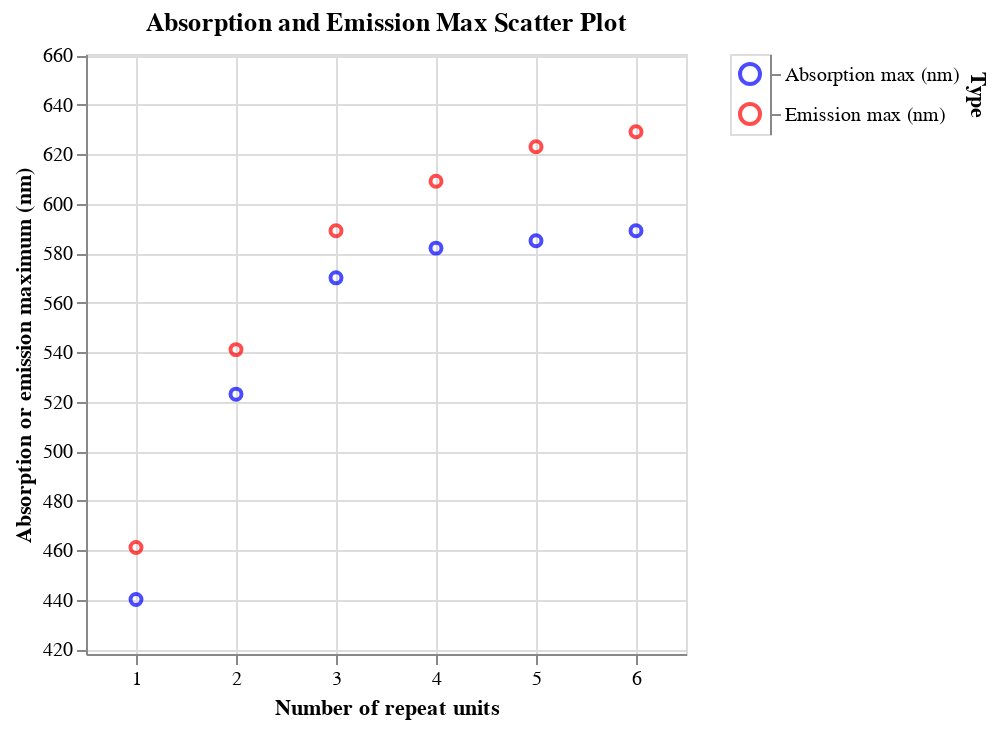

Notebook code for this chart:
### Markdown cell above
Now we can plot the data. Let's start with the wavelength units in the source dataset, namely nanometers (nm). We'll make a scatter plot for the absorption series, then one for the emission series, and layer them on top of each other. For the legend, we'll make a separate "plot" and concatenate it horizontally with the main plot.

### Code cell
# First scatter plot for "Absorption max (nm)"
scatter_absorption = (
    alt.Chart(df_matches)
    .mark_point()
    .encode(
        x="repeat_unit_match_count",
        y="Absorption max (nm)",
        color=alt.value(absorption_color),
        tooltip=["repeat_unit_match_count", "Absorption max (nm)"],
    )
    .properties(title="Absorption max")
)

# Second scatter plot for "Emission max (nm)"
scatter_emission = (
    alt.Chart(df_matches)
    .mark_point()
    .encode(
        x="repeat_unit_match_count",
        y="Emission max (nm)",
        color=alt.value(emission_color),
        tooltip=["repeat_unit_match_count", "Emission max (nm)"],
    )
    .properties(title="Emission max")
)

# Create a manual legend using Polars
legend_data = pl.DataFrame(
    {
        "Type": ["Absorption max (nm)", "Emission max (nm)"],
        "Color": [absorption_color, emission_color],
    }
)
legend = (
    alt.Chart(legend_data)
    .mark_point(size=100)
    .encode(
        y=alt.Y("Type:N", axis=alt.Axis(orient="right")),
        color=alt.Color("Color:N", scale=None),
    )
)

# Combine the scatter plot and legend
scatter_combined = (
    alt.layer(scatter_absorption, scatter_emission)
    .properties(title="Absorption and Emission Max Scatter Plot")
    .encode(
        y=alt.Y(
            "Absorption max (nm)",
            scale=alt.Scale(domain=[y_min, y_max]),
            title="Absorption or emission maximum (nm)",
        ),
        x=alt.X(
            "repeat_unit_match_count",
            scale=alt.Scale(domain=[0.5, max_x_value]),
            title="Number of repeat units",
        ),
    )
    .interactive()
)

# Display the chart with the legend
layered_chart = alt.hconcat(scatter_combined, legend)

layered_chart.show()

### Figure 1 — Vega specification as saved in the notebook (floating-point values rounded to 4 significant figures)
{"$schema": "https://vega.github.io/schema/vega/v5.json", "data": [{"name": "param_2_store"}, {"name": "source_0"}, {"name": "source_1", "values": [{"Color": "blue", "Type": "Absorption max (nm)"}, {"Color": "red", "Type": "Emission max (nm)"}]}, {"name": "data_0", "values": [{"Absorption max (nm)": 440.0, "repeat_unit_match_count": 1}, {"Absorption max (nm)": 523.0, "repeat_unit_match_count": 2}, {"Absorption max (nm)": 570.0, "repeat_unit_match_count": 3}, {"Absorption max (nm)": 582.0, "repeat_unit_match_count": 4}, {"Absorption max (nm)": 585.0, "repeat_unit_match_count": 5}, {"Absorption max (nm)": 589.0, "repeat_unit_match_count": 6}]}, {"name": "data_1", "values": [{"Emission max (nm)": 461.0, "repeat_unit_match_count": 1}, {"Emission max (nm)": 541.0, "repeat_unit_match_count": 2}, {"Emission max (nm)": 589.0, "repeat_unit_match_count": 3}, {"Emission max (nm)": 609.0, "repeat_unit_match_count": 4}, {"Emission max (nm)": 623.0, "repeat_unit_match_count": 5}, {"Emission max (nm)": 629.0, "repeat_unit_match_count": 6}]}, {"name": "source_1_concat_1_y_domain_Type", "values": [{"Type": "Absorption max (nm)"}, {"Type": "Emission max (nm)"}]}], "signals": [{"name": "concat_0_width", "value": 300}, {"name": "concat_0_height", "value": 300}, {"name": "concat_1_width", "value": 20}, {"name": "concat_1_y_step", "value": 20}, {"name": "concat_1_height", "update": "bandspace(domain('concat_1_y').length, 1, 0.5) * concat_1_y_step"}, {"name": "unit", "value": {}, "on": [{"events": "pointermove", "update": "isTuple(group()) ? group() : unit"}]}, {"name": "param_2", "update": "{\"repeat_unit_match_count\": param_2_repeat_unit_match_count, \"Absorption max (nm)\": param_2_Absorption_max__nm_}"}, {"name": "param_2_repeat_unit_match_count"}, {"name": "param_2_Absorption_max__nm_"}], "marks": [{"type": "group", "name": "concat_0_group", "encode": {"update": {"width": {"signal": "concat_0_width"}, "height": {"signal": "concat_0_height"}}}, "signals": [{"name": "param_2_repeat_unit_match_count", "on": [{"events": [{"source": "view", "type": "dblclick"}], "update": "null"}, {"events": {"signal": "param_2_translate_delta"}, "update": "panLinear(param_2_translate_anchor.extent_x, -param_2_translate_delta.x / concat_0_width)"}, {"events": {"signal": "param_2_zoom_delta"}, "update": "zoomLinear(domain(\"concat_0_x\"), param_2_zoom_anchor.x, param_2_zoom_delta)"}], "push": "outer"}, {"name": "param_2_Absorption_max__nm_", "on": [{"events": [{"source": "view", "type": "dblclick"}], "update": "null"}, {"events": {"signal": "param_2_translate_delta"}, "update": "panLinear(param_2_translate_anchor.extent_y, param_2_translate_delta.y / concat_0_height)"}, {"events": {"signal": "param_2_zoom_delta"}, "update": "zoomLinear(domain(\"concat_0_y\"), param_2_zoom_anchor.y, param_2_zoom_delta)"}], "push": "outer"}, {"name": "param_2_tuple", "on": [{"events": [{"signal": "param_2_repeat_unit_match_count || param_2_Absorption_max__nm_"}], "update": "param_2_repeat_unit_match_count && param_2_Absorption_max__nm_ ? {unit: \"view_1\", fields: param_2_tuple_fields, values: [param_2_repeat_unit_match_count,param_2_Absorption_max__nm_]} : null"}]}, {"name": "param_2_tuple_fields", "value": [{"field": "repeat_unit_match_count", "channel": "x", "type": "R"}, {"field": "Absorption max (nm)", "channel": "y", "type": "R"}]}, {"name": "param_2_translate_anchor", "value": {}, "on": [{"events": [{"source": "scope", "type": "pointerdown"}], "update": "{x: x(unit), y: y(unit), extent_x: domain(\"concat_0_x\"), extent_y: domain(\"concat_0_y\")}"}]}, {"name": "param_2_translate_delta", "value": {}, "on": [{"events": [{"source": "window", "between": [{"source": "scope", "type": "pointerdown"}, {"source": "window", "type": "pointerup"}], "type": "pointermove", "consume": true}], "update": "{x: param_2_translate_anchor.x - x(unit), y: param_2_translate_anchor.y - y(unit)}"}]}, {"name": "param_2_zoom_anchor", "on": [{"events": [{"source": "scope", "consume": true, "type": "wheel"}], "update": "{x: invert(\"concat_0_x\", x(unit)), y: invert(\"concat_0_y\", y(unit))}"}]}, {"name": "param_2_zoom_delta", "on": [{"events": [{"source": "scope", "consume": true, "type": "wheel"}], "update": "pow(1.001, event.deltaY * pow(16, event.deltaMode))", "force": true}]}, {"name": "param_2_modify", "on": [{"events": {"signal": "param_2_tuple"}, "update": "modify(\"param_2_store\", param_2_tuple, true)"}]}], "marks": [{"type": "symbol", "name": "view_1_marks", "from": {"data": "data_0"}, "encode": {"update": {"fill": {"value": "transparent"}, "y": {"field": "Absorption max (nm)", "scale": "concat_0_y"}, "x": {"field": "repeat_unit_match_count", "scale": "concat_0_x"}, "opacity": {"value": 0.7}, "tooltip": {"signal": "{\"repeat_unit_match_count\": format(datum[\"repeat_unit_match_count\"], \"\"), \"Absorption max (nm)\": format(datum[\"Absorption max (nm)\"], \"\")}"}, "stroke": {"value": "blue"}}}, "interactive": true, "style": ["point"], "clip": true}, {"type": "symbol", "name": "concat_0_layer_1_marks", "from": {"data": "data_1"}, "encode": {"update": {"x": {"field": "repeat_unit_match_count", "scale": "concat_0_x"}, "tooltip": {"signal": "{\"repeat_unit_match_count\": format(datum[\"repeat_unit_match_count\"], \"\"), \"Emission max (nm)\": format(datum[\"Emission max (nm)\"], \"\")}"}, "fill": {"value": "transparent"}, "stroke": {"value": "red"}, "y": {"field": "Emission max (nm)", "scale": "concat_0_y"}, "opacity": {"value": 0.7}}}, "clip": true, "style": ["point"], "interactive": true}], "axes": [{"scale": "concat_0_x", "orient": "bottom", "domain": false, "gridScale": "concat_0_y", "ticks": false, "grid": true, "maxExtent": 0, "zindex": 0, "labels": false, "tickCount": {"signal": "ceil(concat_0_width/40)"}, "aria": false, "minExtent": 0}, {"scale": "concat_0_y", "minExtent": 0, "gridScale": "concat_0_x", "ticks": false, "zindex": 0, "aria": false, "maxExtent": 0, "grid": true, "orient": "left", "domain": false, "tickCount": {"signal": "ceil(concat_0_height/40)"}, "labels": false}, {"scale": "concat_0_x", "tickCount": {"signal": "ceil(concat_0_width/40)"}, "title": "Number of repeat units", "zindex": 0, "labelOverlap": true, "labelFlush": true, "orient": "bottom", "grid": false}, {"scale": "concat_0_y", "labelOverlap": true, "grid": false, "title": "Absorption or emission maximum (nm)", "orient": "left", "zindex": 0, "tickCount": {"signal": "ceil(concat_0_height/40)"}}], "title": {"text": "Absorption and Emission Max Scatter Plot", "frame": "group"}, "style": "cell"}, {"type": "group", "name": "concat_1_group", "encode": {"update": {"width": {"signal": "concat_1_width"}, "height": {"signal": "concat_1_height"}}}, "signals": [{"name": "width", "update": "concat_1_width"}], "marks": [{"type": "symbol", "name": "concat_1_marks", "from": {"data": "source_1"}, "encode": {"update": {"opacity": {"value": 0.7}, "y": {"field": "Type", "scale": "concat_1_y"}, "size": {"value": 100}, "x": {"signal": "concat_1_width", "mult": 0.5}, "fill": {"value": "transparent"}, "stroke": {"field": "Color"}}}, "interactive": false, "style": ["point"]}], "axes": [{"scale": "concat_1_y", "orient": "right", "title": "Type", "zindex": 0, "grid": false}], "style": "cell"}], "scales": [{"name": "concat_0_x", "type": "linear", "domain": [0.5, 6.5], "range": [0, {"signal": "concat_0_width"}], "domainRaw": {"signal": "param_2[\"repeat_unit_match_count\"]"}, "zero": false}, {"name": "concat_0_y", "type": "linear", "domain": [418, 660.5], "range": [{"signal": "concat_0_height"}, 0], "domainRaw": {"signal": "param_2[\"Absorption max (nm)\"]"}, "zero": false}, {"name": "concat_1_y", "type": "point", "domain": {"data": "source_1_concat_1_y_domain_Type", "field": "Type", "sort": true}, "range": {"step": {"signal": "concat_1_y_step"}}, "padding": 0.5}], "padding": 5, "background": "white", "layout": {"padding": 20, "bounds": "full", "align": "each"}}
